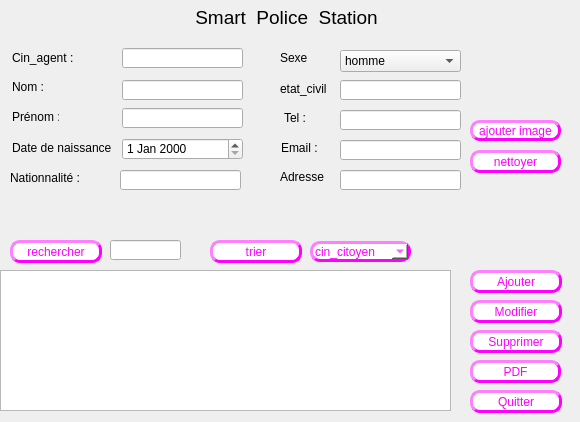
      <widget class="QWidget" name="widget_2">
       <attribute name="icon">
        <iconset>
         <normaloff>../Downloads/48175.png</normaloff>../Downloads/48175.png</iconset>
       </attribute>
       <attribute name="title">
        <string>agent</string>
       </attribute>
       <widget class="QLabel" name="policou">
        <property name="geometry">
         <rect>
          <x>190</x>
          <y>0</y>
          <width>351</width>
          <height>35</height>
         </rect>
        </property>
        <property name="sizePolicy">
         <sizepolicy hsizetype="Preferred" vsizetype="Maximum">
          <horstretch>0</horstretch>
          <verstretch>0</verstretch>
         </sizepolicy>
        </property>
        <property name="font">
         <font>
          <family>Arial</family>
          <pointsize>14</pointsize>
          <weight>50</weight>
          <bold>false</bold>
          <underline>false</underline>
         </font>
        </property>
        <property name="text">
         <string> Smart  Police  Station</string>
        </property>
        <property name="textFormat">
         <enum>Qt::PlainText</enum>
        </property>
       </widget>
       <widget class="QLineEdit" name="cin_agent">
        <property name="geometry">
         <rect>
          <x>122</x>
          <y>48</y>
          <width>121</width>
          <height>20</height>
         </rect>
        </property>
       </widget>
       <widget class="QLabel" name="label_24">
        <property name="geometry">
         <rect>
          <x>12</x>
          <y>50</y>
          <width>81</width>
          <height>16</height>
         </rect>
        </property>
        <property name="text">
         <string>Cin_agent :</string>
        </property>
       </widget>
       <widget class="QLabel" name="label_25">
        <property name="geometry">
         <rect>
          <x>12</x>
          <y>140</y>
          <width>201</width>
          <height>16</height>
         </rect>
        </property>
        <property name="font">
         <font>
          <family>Arial</family>
          <pointsize>9</pointsize>
          <weight>50</weight>
          <bold>false</bold>
         </font>
        </property>
        <property name="text">
         <string>Date de naissance</string>
        </property>
       </widget>
       <widget class="QLineEdit" name="nom_agent">
        <property name="geometry">
         <rect>
          <x>122</x>
          <y>80</y>
          <width>121</width>
          <height>20</height>
         </rect>
        </property>
       </widget>
       <widget class="QLineEdit" name="prenom_agent">
        <property name="geometry">
         <rect>
          <x>122</x>
          <y>108</y>
          <width>121</width>
          <height>20</height>
         </rect>
        </property>
       </widget>
       <widget class="QLabel" name="label_26">
        <property name="geometry">
         <rect>
          <x>12</x>
          <y>80</y>
          <width>47</width>
          <height>13</height>
         </rect>
        </property>
        <property name="text">
         <string>Nom :</string>
        </property>
       </widget>
       <widget class="QDateEdit" name="dateEdit_4">
        <property name="geometry">
         <rect>
          <x>122</x>
          <y>138</y>
          <width>121</width>
          <height>22</height>
         </rect>
        </property>
       </widget>
       <widget class="QLabel" name="label_33">
        <property name="geometry">
         <rect>
          <x>12</x>
          <y>110</y>
          <width>47</width>
          <height>13</height>
         </rect>
        </property>
        <property name="text">
         <string>Prénom :4</string>
        </property>
       </widget>
       <widget class="QLineEdit" name="nationalite_agent">
        <property name="geometry">
         <rect>
          <x>120</x>
          <y>170</y>
          <width>121</width>
          <height>20</height>
         </rect>
        </property>
       </widget>
       <widget class="QLineEdit" name="email_agent">
        <property name="geometry">
         <rect>
          <x>340</x>
          <y>140</y>
          <width>121</width>
          <height>20</height>
         </rect>
        </property>
       </widget>
       <widget class="QLabel" name="label_36">
        <property name="geometry">
         <rect>
          <x>281</x>
          <y>137</y>
          <width>51</width>
          <height>21</height>
         </rect>
        </property>
        <property name="font">
         <font>
          <family>Arial</family>
          <pointsize>9</pointsize>
          <weight>50</weight>
          <bold>false</bold>
         </font>
        </property>
        <property name="text">
         <string>Email :</string>
        </property>
       </widget>
       <widget class="QLabel" name="label_53">
        <property name="geometry">
         <rect>
          <x>10</x>
          <y>170</y>
          <width>91</width>
          <height>16</height>
         </rect>
        </property>
        <property name="text">
         <string>Nationnalité :</string>
        </property>
       </widget>
       <widget class="QLabel" name="label_54">
        <property name="geometry">
         <rect>
          <x>284</x>
          <y>113</y>
          <width>50</width>
          <height>10</height>
         </rect>
        </property>
        <property name="text">
         <string>Tel :</string>
        </property>
       </widget>
       <widget class="QLabel" name="label_67">
        <property name="geometry">
         <rect>
          <x>280</x>
          <y>50</y>
          <width>81</width>
          <height>16</height>
         </rect>
        </property>
        <property name="text">
         <string>Sexe</string>
        </property>
       </widget>
       <widget class="QComboBox" name="comboBox_agent">
        <property name="geometry">
         <rect>
          <x>340</x>
          <y>50</y>
          <width>121</width>
          <height>22</height>
         </rect>
        </property>
        <item>
         <property name="text">
          <string>homme</string>
         </property>
        </item>
        <item>
         <property name="text">
          <string>femme</string>
         </property>
        </item>
       </widget>
       <widget class="QTableView" name="tab_agent">
        <property name="geometry">
         <rect>
          <x>0</x>
          <y>270</y>
          <width>451</width>
          <height>141</height>
         </rect>
        </property>
       </widget>
       <widget class="QPushButton" name="ajouter_agent">
        <property name="geometry">
         <rect>
          <x>470</x>
          <y>270</y>
          <width>92</width>
          <height>23</height>
         </rect>
        </property>
        <property name="styleSheet">
         <string notr="true">
background-color:white; 
color: rgb(255, 0, 255);
border-style:outset ; 
border-width:3px ; 
border-radius:10px;</string>
        </property>
        <property name="text">
         <string>Ajouter</string>
        </property>
       </widget>
       <widget class="QPushButton" name="pushButton_30">
        <property name="geometry">
         <rect>
          <x>470</x>
          <y>390</y>
          <width>92</width>
          <height>23</height>
         </rect>
        </property>
        <property name="styleSheet">
         <string notr="true">
background-color:white; 
color: rgb(255, 0, 255);
border-style:outset ; 
border-width:3px ; 
border-radius:10px;</string>
        </property>
        <property name="text">
         <string>Quitter</string>
        </property>
       </widget>
       <widget class="QPushButton" name="modifier_agent">
        <property name="geometry">
         <rect>
          <x>470</x>
          <y>300</y>
          <width>92</width>
          <height>23</height>
         </rect>
        </property>
        <property name="styleSheet">
         <string notr="true">
background-color:white; 
color: rgb(255, 0, 255);
border-style:outset ; 
border-width:3px ; 
border-radius:10px;</string>
        </property>
        <property name="text">
         <string>Modifier</string>
        </property>
       </widget>
       <widget class="QPushButton" name="supprimer_agent">
        <property name="geometry">
         <rect>
          <x>470</x>
          <y>330</y>
          <width>92</width>
          <height>23</height>
         </rect>
        </property>
        <property name="styleSheet">
         <string notr="true">
background-color:white; 
color: rgb(255, 0, 255);
border-style:outset ; 
border-width:3px ; 
border-radius:10px;</string>
        </property>
        <property name="text">
         <string>Supprimer</string>
        </property>
       </widget>
       <widget class="QPushButton" name="pushButton_36">
        <property name="geometry">
         <rect>
          <x>10</x>
          <y>240</y>
          <width>92</width>
          <height>23</height>
         </rect>
        </property>
        <property name="styleSheet">
         <string notr="true">
background-color:white; 
color: rgb(255, 0, 255);
border-style:outset ; 
border-width:3px ; 
border-radius:10px;</string>
        </property>
        <property name="text">
         <string>rechercher</string>
        </property>
       </widget>
       <widget class="QPushButton" name="pushButton_37">
        <property name="geometry">
         <rect>
          <x>210</x>
          <y>240</y>
          <width>92</width>
          <height>23</height>
         </rect>
        </property>
        <property name="styleSheet">
         <string notr="true">
background-color:white; 
color: rgb(255, 0, 255);
border-style:outset ; 
border-width:3px ; 
border-radius:10px;</string>
        </property>
        <property name="text">
         <string>trier</string>
        </property>
       </widget>
       <widget class="QLineEdit" name="tel_agent">
        <property name="geometry">
         <rect>
          <x>340</x>
          <y>110</y>
          <width>121</width>
          <height>20</height>
         </rect>
        </property>
       </widget>
       <widget class="QLabel" name="label_6">
        <property name="geometry">
         <rect>
          <x>280</x>
          <y>170</y>
          <width>47</width>
          <height>13</height>
         </rect>
        </property>
        <property name="text">
         <string>Adresse</string>
        </property>
       </widget>
       <widget class="QLineEdit" name="adresse_agent">
        <property name="geometry">
         <rect>
          <x>340</x>
          <y>170</y>
          <width>121</width>
          <height>20</height>
         </rect>
        </property>
       </widget>
       <widget class="QComboBox" name="comboBox_agent_2">
        <property name="geometry">
         <rect>
          <x>310</x>
          <y>241</y>
          <width>101</width>
          <height>21</height>
         </rect>
        </property>
        <property name="styleSheet">
         <string notr="true">border-color: rgb(255, 0, 255);
background-color:white; 
color: rgb(255, 0, 255);
border-style:outset ; 
border-width:3px ; 
border-radius:10px;</string>
        </property>
        <item>
         <property name="text">
          <string>cin_citoyen</string>
         </property>
        </item>
        <item>
         <property name="text">
          <string>date de naissance</string>
         </property>
        </item>
       </widget>
       <widget class="QLineEdit" name="etat_civil">
        <property name="geometry">
         <rect>
          <x>340</x>
          <y>80</y>
          <width>121</width>
          <height>20</height>
         </rect>
        </property>
       </widget>
       <widget class="QPushButton" name="pushButton_9">
        <property name="geometry">
         <rect>
          <x>470</x>
          <y>360</y>
          <width>91</width>
          <height>23</height>
         </rect>
        </property>
        <property name="styleSheet">
         <string notr="true">
background-color:white; 
color: rgb(255, 0, 255);
border-style:outset ; 
border-width:3px ; 
border-radius:10px;</string>
        </property>
        <property name="text">
         <string>PDF</string>
        </property>
       </widget>
       <widget class="QLabel" name="label_68">
        <property name="geometry">
         <rect>
          <x>280</x>
          <y>79</y>
          <width>51</width>
          <height>20</height>
         </rect>
        </property>
        <property name="text">
         <string>etat_civil</string>
        </property>
       </widget>
       <widget class="QPushButton" name="ajouter_image">
        <property name="geometry">
         <rect>
          <x>470</x>
          <y>120</y>
          <width>91</width>
          <height>21</height>
         </rect>
        </property>
        <property name="styleSheet">
         <string notr="true">
background-color:white; 
color: rgb(255, 0, 255);
border-style:outset ; 
border-width:3px ; 
border-radius:10px;</string>
        </property>
        <property name="text">
         <string>ajouter image</string>
        </property>
       </widget>
       <widget class="QLabel" name="label_photo">
        <property name="geometry">
         <rect>
          <x>470</x>
          <y>10</y>
          <width>101</width>
          <height>101</height>
         </rect>
        </property>
        <property name="text">
         <string/>
        </property>
        <property name="pixmap">
         <pixmap>../ifinal-_5_/interfacefinal/images/salariess.png</pixmap>
        </property>
        <property name="scaledContents">
         <bool>true</bool>
        </property>
       </widget>
       <widget class="QLabel" name="label_date_time">
        <property name="geometry">
         <rect>
          <x>10</x>
          <y>10</y>
          <width>151</width>
          <height>16</height>
         </rect>
        </property>
        <property name="text">
         <string/>
        </property>
       </widget>
       <widget class="QPushButton" name="nettoyer">
        <property name="geometry">
         <rect>
          <x>470</x>
          <y>150</y>
          <width>91</width>
          <height>23</height>
         </rect>
        </property>
        <property name="styleSheet">
         <string notr="true">
background-color:white; 
color: rgb(255, 0, 255);
border-style:outset ; 
border-width:3px ; 
border-radius:10px;</string>
        </property>
        <property name="text">
         <string>nettoyer</string>
        </property>
       </widget>
       <widget class="QLineEdit" name="recherche_agent">
        <property name="geometry">
         <rect>
          <x>110</x>
          <y>240</y>
          <width>71</width>
          <height>20</height>
         </rect>
        </property>
       </widget>
      </widget>
